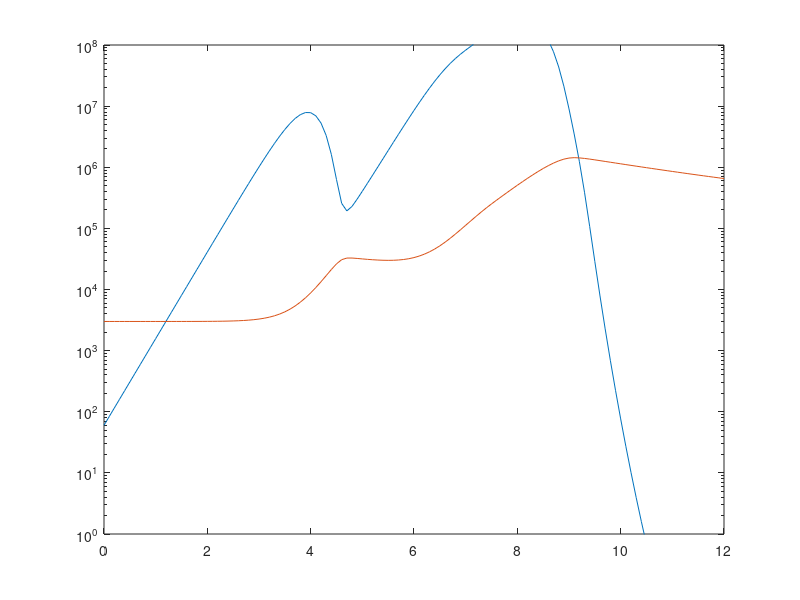
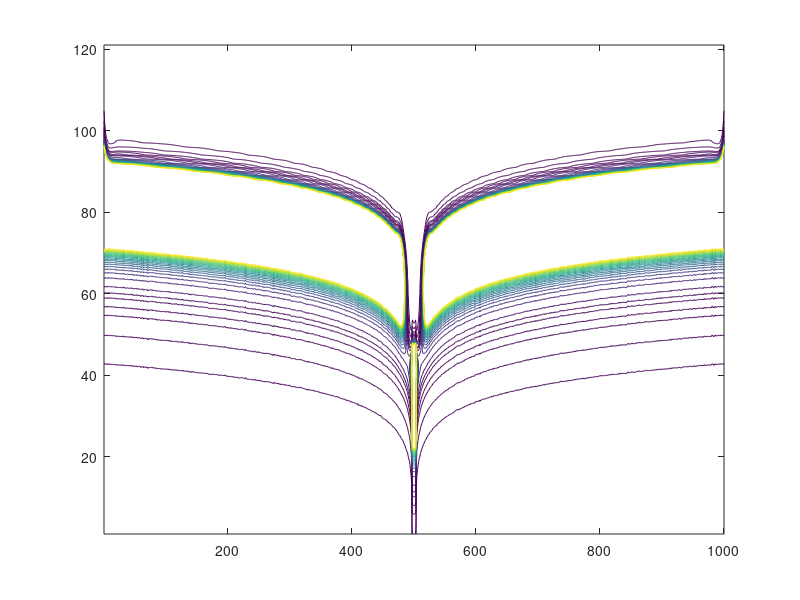

Write the MATLAB code that produced these figures, in order.
% mutation 1D plotter

clear

r_ = 3.3;
h_ = 10^-5;
sigma_ = 3;
de_ = 0.35;
k_ = 10^5;
f_ = 0.1;
D = 10;
days = 12;
stepsize = 0.1;
%mrate = 0.7; % per cell per day
b = 50;
N0density = 3;
x0 = 100;

% dimensions of 1D shape space
Pdim1 = 1000;
Ldim1 = 1000;

% gammas
gammas1D = zeros(Pdim1,Ldim1);
for i=1:Pdim1;
    for j=1:Ldim1;
        gammas1D(i,j) = exp(-1*((i-j)^2)/(2*b^2));
    end
end

% data and time vector
Pplot = csvread('Pdif9c.txt');
Nplot = csvread('Ndif9c.txt');
Eplot = csvread('Edif9c.txt');
Mplot = csvread('Mdif9c.txt');

ts_vec = (0:stepsize:days);
n_ts = size(ts_vec,2);

% figure
% hold on
% surf(Pplot)
% hold off




    Ptot = sum(Pplot,2);
    Ntot = sum(Nplot,2);
    Etot = sum(Eplot,2);
    Mtot = sum(Mplot,2);
    figure
    semilogy(ts_vec,Ptot,ts_vec,Ntot+Mtot+Etot)
    axis([0 days 1 10^8])
    


    figure
    col(:,:,1) = rand(n_ts,Pdim1);
    col(:,:,2) = rand(n_ts,Pdim1);
    col(:,:,3) = rand(n_ts,Pdim1);
    v = [1 10 50 100 200 300 500:500:10000];
    contour(Pplot,v)%,'MeshStyle','row')
%    axis([0 Pdim1 0 n_ts 0 10^5])
%    %set(gca,'CLim',[30 85690]);
%    v=caxis;
%    v
%    set(gca,'ZScale','log')

%     figure
%     hold on
%     surf(Nplot)%,'MeshStyle','row')
%     hold off
%     axis([0 Ldim1 0 n_ts 0 N0density])
% 
%     figure
%     hold on
%     surf(Eplot)%,'MeshStyle','row')
%     hold off
%     axis([0 Ldim1 0 n_ts 0 10^4])
%     
%     figure
%     hold on
%     surf(Mplot)%,'MeshStyle','row')
%     hold off
%     axis([0 Ldim1 0 n_ts 0 10^3])
% 
% 
